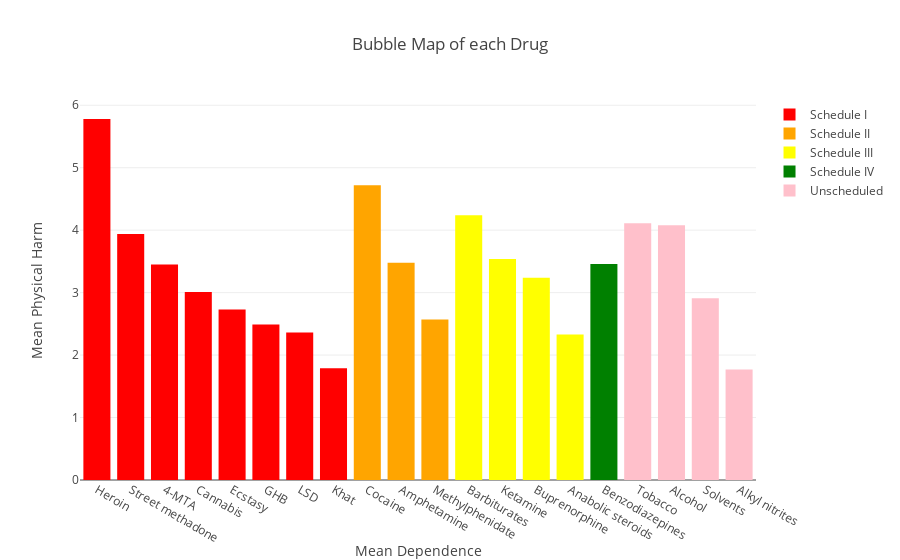

Notebook code cell kept with this figure:
### Code cell
trace0 = go.Bar(y=sched1drug["Mean Physical harm + Mean Dependence"], x = sched1drug["Drug"], name = "Schedule I",
                marker = dict(color = list(map(schedule2color.get, sched1drug["Schedule"]))))

trace1 = go.Bar(y=sched2drug["Mean Physical harm + Mean Dependence"], x = sched2drug["Drug"], name = "Schedule II",
                               marker = dict(color = list(map(schedule2color.get, sched2drug["Schedule"]))))

trace2 = go.Bar(y=sched3drug["Mean Physical harm + Mean Dependence"], x = sched3drug["Drug"], name = "Schedule III",
                                marker = dict(color = list(map(schedule2color.get, sched3drug["Schedule"]))))


trace3 = go.Bar(y=sched4drug["Mean Physical harm + Mean Dependence"], x = sched4drug["Drug"], name = "Schedule IV",
                                marker = dict(color = list(map(schedule2color.get, sched4drug["Schedule"]))))


trace4 = go.Bar(y=sched5drug["Mean Physical harm + Mean Dependence"], x = sched5drug["Drug"], name = "Schedule V",
                                marker = dict(color = list(map(schedule2color.get, sched5drug["Schedule"]))))


trace5 = go.Bar(y=schednadrug["Mean Physical harm + Mean Dependence"], x = schednadrug["Drug"], name = "Unscheduled",
                                marker = dict(color = list(map(schedule2color.get, schednadrug["Schedule"]))))



traces = [trace0,trace1,trace2,trace3,trace4,trace5]

xaxis_template = dict(title = "Mean Dependence", rangemode = "tozero")
yaxis_template = dict(title = "Mean Physical Harm",  rangemode = "tozero")
#legend_template = schedule2color

layout = go.Layout(title = "Bubble Map of each Drug", xaxis=xaxis_template, yaxis=yaxis_template, showlegend=True)
fig = go.Figure(data=traces, layout = layout)
iplot(fig)

### Figure 1 — Plotly figure (JSON) as saved in the notebook; plotly's stock layout.template omitted (floating-point values rounded to 4 significant figures)
{"data": [{"marker": {"color": ["red", "red", "red", "red", "red", "red", "red", "red"]}, "name": "Schedule I", "type": "bar", "uid": "02ac7daf-0dbd-42b6-81f3-9388211a70d0", "x": ["Heroin", "Street methadone", "4-MTA", "Cannabis", "Ecstasy", "GHB", "LSD", "Khat"], "y": [5.78, 3.94, 3.45, 3.01, 2.73, 2.49, 2.36, 1.79]}, {"marker": {"color": ["orange", "orange", "orange"]}, "name": "Schedule II", "type": "bar", "uid": "938dfe86-9e6d-4be1-a3e0-32a740834856", "x": ["Cocaine", "Amphetamine", "Methylphenidate"], "y": [4.72, 3.48, 2.57]}, {"marker": {"color": ["yellow", "yellow", "yellow", "yellow"]}, "name": "Schedule III", "type": "bar", "uid": "2d742bc5-5d38-41cf-afb7-c2b41681efed", "x": ["Barbiturates", "Ketamine", "Buprenorphine", "Anabolic steroids"], "y": [4.24, 3.54, 3.24, 2.33]}, {"marker": {"color": ["green"]}, "name": "Schedule IV", "type": "bar", "uid": "f3035a70-bf85-4774-82b3-d960fe6eda63", "x": ["Benzodiazepines"], "y": [3.46]}, {"marker": {"color": []}, "name": "Schedule V", "type": "bar", "uid": "d79fee6f-b11e-43b6-b1bf-f55462018051", "x": [], "y": []}, {"marker": {"color": ["pink", "pink", "pink", "pink"]}, "name": "Unscheduled", "type": "bar", "uid": "8211ce5e-ca2f-4a32-a27d-bbf7cce39864", "x": ["Tobacco", "Alcohol", "Solvents", "Alkyl nitrites"], "y": [4.11, 4.08, 2.91, 1.77]}], "layout": {"showlegend": true, "title": {"text": "Bubble Map of each Drug"}, "xaxis": {"rangemode": "tozero", "title": {"text": "Mean Dependence"}}, "yaxis": {"rangemode": "tozero", "title": {"text": "Mean Physical Harm"}}}}
